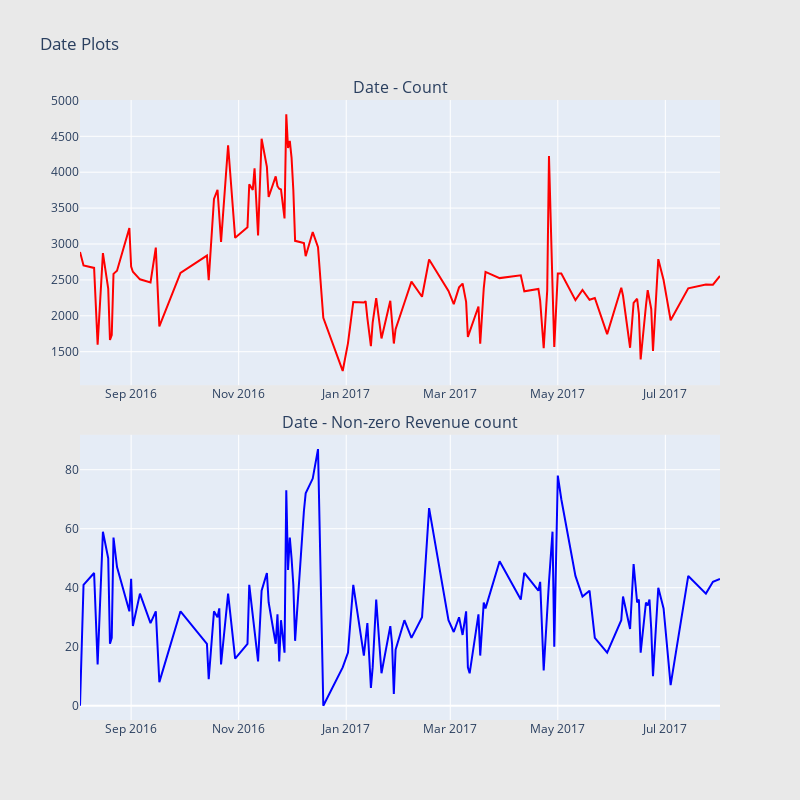

Source (notebook cell):
### Markdown cell above
Inferences:
* Device browser distribution looks similar on both the count and count of non-zero revenue plots
* On the device category front, desktop seem to have higher percentage of non-zero revenue counts compared to mobile devices.
* In device operating system, though the number of counts is more from windows, the number of counts where revenue is not zero is more for Macintosh.
* Chrome OS also has higher percentage of non-zero revenue counts
* On the mobile OS side, iOS has more percentage of non-zero revenue counts compared to Android 

**Date Exploration:**

### Code cell
import datetime

def scatter_plot(cnt_srs, color):
    trace = go.Scatter(
        x=cnt_srs.index[::-1],
        y=cnt_srs.values[::-1],
        showlegend=False,
        marker=dict(
            color=color,
        ),
    )
    return trace

train_df['date'] = train_df['date'].apply(lambda x: datetime.date(int(str(x)[:4]), int(str(x)[4:6]), int(str(x)[6:])))
cnt_srs = train_df.groupby('date')['totals.transactionRevenue'].agg(['size', 'count'])
cnt_srs.columns = ["count", "count of non-zero revenue"]
cnt_srs = cnt_srs.sort_index()
#cnt_srs.index = cnt_srs.index.astype('str')
trace1 = scatter_plot(cnt_srs["count"], 'red')
trace2 = scatter_plot(cnt_srs["count of non-zero revenue"], 'blue')

fig = tools.make_subplots(rows=2, cols=1, vertical_spacing=0.08,
                          subplot_titles=["Date - Count", "Date - Non-zero Revenue count"])
fig.append_trace(trace1, 1, 1)
fig.append_trace(trace2, 2, 1)
fig['layout'].update(height=800, width=800, paper_bgcolor='rgb(233,233,233)', title="Date Plots")
py.iplot(fig, filename='date-plots')

### Figure 1 — Plotly figure (JSON) as saved in the notebook; plotly's stock layout.template omitted (floating-point values rounded to 4 significant figures)
{"data": [{"marker": {"color": "red"}, "showlegend": false, "type": "scatter", "x": ["2017-08-01", "2017-07-28", "2017-07-24", "2017-07-14", "2017-07-04", "2017-06-30", "2017-06-27", "2017-06-24", "2017-06-23", "2017-06-22", "2017-06-21", "2017-06-20", "2017-06-17", "2017-06-16", "2017-06-15", "2017-06-13", "2017-06-11", "2017-06-07", "2017-06-06", "2017-05-29", "2017-05-22", "2017-05-19", "2017-05-15", "2017-05-11", "2017-05-03", "2017-05-01", "2017-04-29", "2017-04-28", "2017-04-26", "2017-04-25", "2017-04-23", "2017-04-21", "2017-04-20", "2017-04-12", "2017-04-10", "2017-03-29", "2017-03-21", "2017-03-20", "2017-03-18", "2017-03-17", "2017-03-12", "2017-03-11", "2017-03-10", "2017-03-08", "2017-03-06", "2017-03-03", "2017-02-28", "2017-02-17", "2017-02-13", "2017-02-07", "2017-02-03", "2017-01-29", "2017-01-28", "2017-01-27", "2017-01-26", "2017-01-21", "2017-01-18", "2017-01-16", "2017-01-15", "2017-01-13", "2017-01-12", "2017-01-11", "2017-01-05", "2017-01-02", "2016-12-30", "2016-12-19", "2016-12-16", "2016-12-13", "2016-12-09", "2016-12-08", "2016-12-03", "2016-12-02", "2016-12-01", "2016-11-30", "2016-11-29", "2016-11-28", "2016-11-27", "2016-11-25", "2016-11-24", "2016-11-23", "2016-11-22", "2016-11-18", "2016-11-17", "2016-11-14", "2016-11-12", "2016-11-10", "2016-11-09", "2016-11-07", "2016-11-06", "2016-10-30", "2016-10-26", "2016-10-22", "2016-10-21", "2016-10-20", "2016-10-18", "2016-10-15", "2016-10-14", "2016-09-29", "2016-09-17", "2016-09-15", "2016-09-12", "2016-09-06", "2016-09-02", "2016-09-01", "2016-08-31", "2016-08-24", "2016-08-22", "2016-08-21", "2016-08-20", "2016-08-19", "2016-08-16", "2016-08-13", "2016-08-11", "2016-08-05", "2016-08-03"], "xaxis": "x", "y": [2556, 2433, 2436, 2382, 1938, 2499, 2789, 1510, 2095, 2258, 2357, 2143, 1391, 2028, 2237, 2181, 1555, 2279, 2391, 1745, 2248, 2223, 2360, 2218, 2588, 2588, 1566, 2411, 4224, 2354, 1548, 2210, 2374, 2341, 2563, 2525, 2611, 2383, 1610, 2129, 1781, 1707, 2194, 2449, 2396, 2162, 2347, 2785, 2266, 2476, 2182, 1814, 1614, 1969, 2209, 1685, 2245, 1906, 1576, 1967, 2203, 2185, 2193, 1620, 1232, 1973, 2956, 3166, 2830, 3013, 3044, 3751, 4200, 4435, 4337, 4807, 3356, 3759, 3770, 3805, 3942, 3654, 4074, 4466, 3119, 4055, 3752, 3832, 3232, 3086, 4375, 3029, 3419, 3755, 3628, 2495, 2838, 2597, 1853, 2949, 2465, 2508, 2613, 2687, 3223, 2627, 2584, 1730, 1664, 2379, 2873, 1596, 2667, 2702, 2890], "yaxis": "y"}, {"marker": {"color": "blue"}, "showlegend": false, "type": "scatter", "x": ["2017-08-01", "2017-07-28", "2017-07-24", "2017-07-14", "2017-07-04", "2017-06-30", "2017-06-27", "2017-06-24", "2017-06-23", "2017-06-22", "2017-06-21", "2017-06-20", "2017-06-17", "2017-06-16", "2017-06-15", "2017-06-13", "2017-06-11", "2017-06-07", "2017-06-06", "2017-05-29", "2017-05-22", "2017-05-19", "2017-05-15", "2017-05-11", "2017-05-03", "2017-05-01", "2017-04-29", "2017-04-28", "2017-04-26", "2017-04-25", "2017-04-23", "2017-04-21", "2017-04-20", "2017-04-12", "2017-04-10", "2017-03-29", "2017-03-21", "2017-03-20", "2017-03-18", "2017-03-17", "2017-03-12", "2017-03-11", "2017-03-10", "2017-03-08", "2017-03-06", "2017-03-03", "2017-02-28", "2017-02-17", "2017-02-13", "2017-02-07", "2017-02-03", "2017-01-29", "2017-01-28", "2017-01-27", "2017-01-26", "2017-01-21", "2017-01-18", "2017-01-16", "2017-01-15", "2017-01-13", "2017-01-12", "2017-01-11", "2017-01-05", "2017-01-02", "2016-12-30", "2016-12-19", "2016-12-16", "2016-12-13", "2016-12-09", "2016-12-08", "2016-12-03", "2016-12-02", "2016-12-01", "2016-11-30", "2016-11-29", "2016-11-28", "2016-11-27", "2016-11-25", "2016-11-24", "2016-11-23", "2016-11-22", "2016-11-18", "2016-11-17", "2016-11-14", "2016-11-12", "2016-11-10", "2016-11-09", "2016-11-07", "2016-11-06", "2016-10-30", "2016-10-26", "2016-10-22", "2016-10-21", "2016-10-20", "2016-10-18", "2016-10-15", "2016-10-14", "2016-09-29", "2016-09-17", "2016-09-15", "2016-09-12", "2016-09-06", "2016-09-02", "2016-09-01", "2016-08-31", "2016-08-24", "2016-08-22", "2016-08-21", "2016-08-20", "2016-08-19", "2016-08-16", "2016-08-13", "2016-08-11", "2016-08-05", "2016-08-03"], "xaxis": "x2", "y": [43, 42, 38, 44, 7, 33, 40, 10, 26, 36, 34, 35, 18, 36, 35, 48, 26, 37, 29, 18, 23, 39, 37, 44, 70, 78, 20, 59, 42, 33, 12, 42, 39, 45, 36, 49, 33, 35, 17, 31, 11, 13, 32, 24, 30, 25, 29, 67, 30, 23, 29, 19, 4, 21, 27, 11, 36, 13, 6, 28, 22, 17, 41, 18, 13, 0, 87, 77, 72, 66, 22, 41, 50, 57, 46, 73, 18, 29, 15, 31, 21, 35, 45, 39, 15, 25, 29, 41, 21, 16, 38, 14, 33, 30, 32, 9, 21, 32, 8, 32, 28, 38, 27, 43, 32, 47, 57, 23, 21, 50, 59, 14, 45, 41, 0], "yaxis": "y2"}], "layout": {"annotations": [{"font": {"size": 16}, "showarrow": false, "text": "Date - Count", "x": 0.5, "xanchor": "center", "xref": "paper", "y": 1, "yanchor": "bottom", "yref": "paper"}, {"font": {"size": 16}, "showarrow": false, "text": "Date - Non-zero Revenue count", "x": 0.5, "xanchor": "center", "xref": "paper", "y": 0.46, "yanchor": "bottom", "yref": "paper"}], "height": 800, "paper_bgcolor": "rgb(233,233,233)", "title": {"text": "Date Plots"}, "width": 800, "xaxis": {"anchor": "y", "domain": [0, 1]}, "xaxis2": {"anchor": "y2", "domain": [0, 1]}, "yaxis": {"anchor": "x", "domain": [0.54, 1]}, "yaxis2": {"anchor": "x2", "domain": [0, 0.46]}}}
